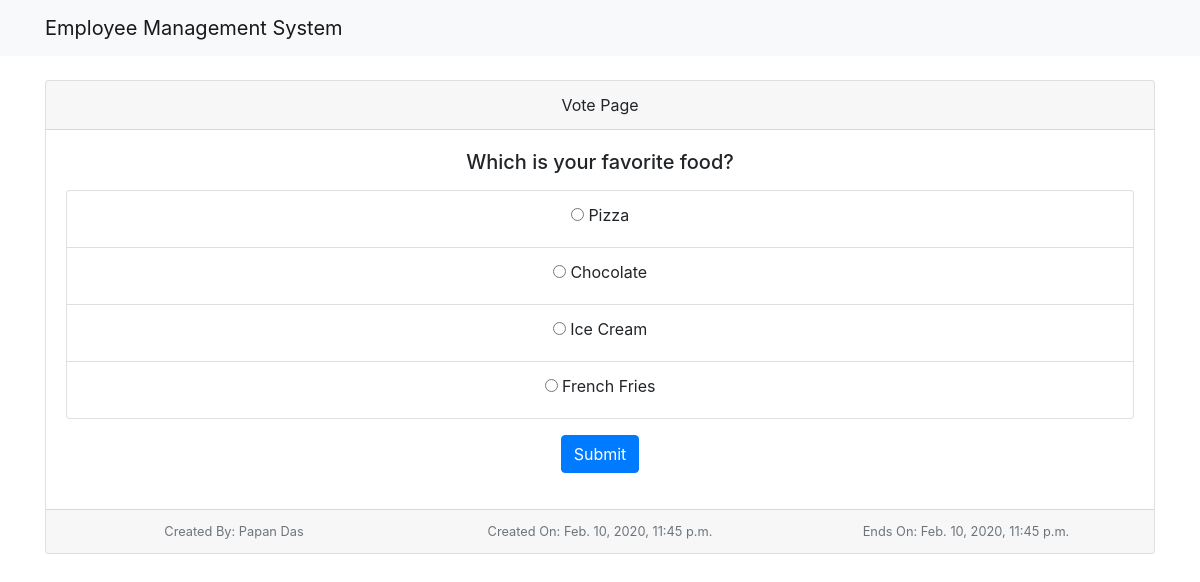
The page /polls/1/ on the database its author committed.
### poll/models.py (models this page shows, shortened)
class Question(models.Model):
    title = models.TextField(null=True, blank=True)
    status = models.CharField(default='inactive', max_length=10)
    created_by = models.ForeignKey(User, null=True, blank=True, on_delete=models.CASCADE)
    start_date = models.DateTimeField(null=True, blank=True)
    end_date = models.DateTimeField(null=True, blank=True)
    created_at = models.DateTimeField(auto_now_add=True)
    updated_at = models.DateTimeField(auto_now=True)
    @property
    def choices(self):
        return self.choice_set.all()

class Choice(models.Model):
    question = models.ForeignKey(Question, on_delete=models.CASCADE)
    text = models.TextField(null=True, blank=True)
    created_at = models.DateTimeField(auto_now_add=True)
    updated_at = models.DateTimeField(auto_now=True)

### poll/views.py (the view, shortened to what this page needs)
# urls.py: path('<int:id>/', vote, name='submit_vote')
def vote(request, id=None):
    if request.method == "GET":
        question = get_object_or_404(Question, pk=id)
        context = {}
        context['title'] = 'Vote'
        context['question'] = question
        return render(request, 'poll/vote.html', context)

### templates/poll/vote.html (shortened to what this page needs)
{% extends 'base.html' %}
{% block content %}
<div class="card text-center my-4">
  <div class="card-header">
    {{ title }} Page
  </div>
  <div class="card-body">
    <form method="POST" action="/polls/{{ question.id }}/">
      <h5 class="card-title">{{ question.title }}</h5>
      <p class="card-text">
        <div class="panel-body">
            <ul class="list-group">
              {% for choice in question.choices %}
                <li class="list-group-item">
                    <div class="radio">
                        <label>
                            <input type="radio" name="choice" value="{{ choice.id }}">
                            {{ choice.text }}
                        </label>
                    </div>
                </li>
              {% empty %}
                <li class="list-group-item">
                  <div class="alert alert-info" role="alert">No options available</div>
                </li>
              {% endfor %}
            </ul>
        </div>
      </p>
      <button href="#" class="btn btn-primary" type="submit" value="vote">Submit</button>
    </form>
  </div>
  <div class="card-footer text-muted">
    <div class="row">
      <div class="col col-4">
        <small class="text-muted">
          Created By: {{ question.created_by.first_name }} {{ question.created_by.last_name }}
        </small>
      </div>
      <div class="col col-4">
        <small class="text-muted">
          Created On: {{ question.created_at }}
        </small>
      </div>
      <div class="col col-4">
        <small class="text-muted">
          Ends On: {{ question.updated_at }}
        </small>
      </div>
    </div>
  </div>
</div>
{% endblock content %}

### rows shown on the page
Question: title "Which is your favorite food?", created_by.first_name "Papan", created_by.last_name "Das", created_at "Feb. 10, 2020, 11:45 p.m.", updated_at "Feb. 10, 2020, 11:45 p.m."
Choice: text "Pizza"
Choice: text "Chocolate"
Choice: text "Ice Cream"
Choice: text "French Fries"

### other values the page prints
{{ title }} "Vote"
